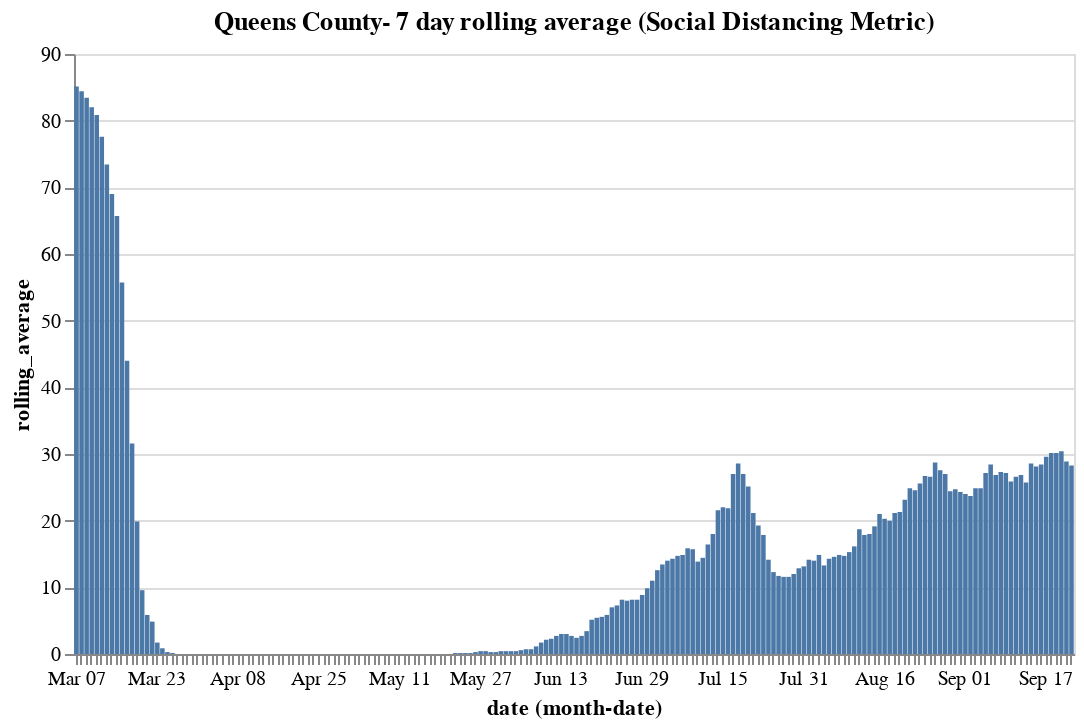

Source (notebook cell):
### Code cell
base_queens.encode(y="rolling_average").properties(title='Queens County- 7 day rolling average (Social Distancing Metric)')

### Figure 1 — Vega-Lite specification as saved in the notebook (floating-point values rounded to 4 significant figures; data arrays with more than 128 entries replaced by an {"elided": "..."} marker saying what was removed)
{"config": {"view": {"continuousWidth": 400, "continuousHeight": 300}}, "data": {"name": "data-318d98d5b2183986344d8aada8fa315c"}, "mark": "bar", "encoding": {"x": {"type": "ordinal", "field": "date", "timeUnit": "monthdate"}, "y": {"type": "quantitative", "field": "rolling_average"}}, "title": "Queens County- 7 day rolling average (Social Distancing Metric)", "width": 500, "$schema": "https://vega.github.io/schema/vega-lite/v4.8.1.json", "datasets": {"data-318d98d5b2183986344d8aada8fa315c": {"elided": "204 records"}}}
